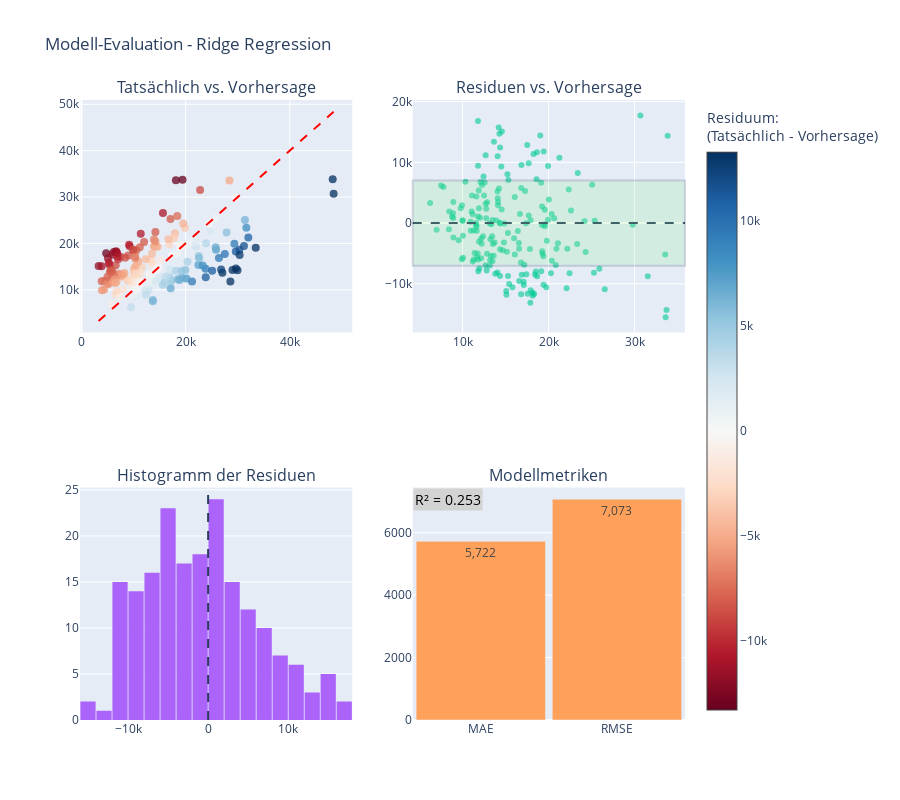

The notebook cell this image was saved under:
### Code cell
from plotly.subplots import make_subplots

residuum  = (y_test - y_pred_basic).to_numpy() 
abs_resid = np.abs(residuum)
vmax = np.quantile(abs_resid, 0.95)
sigma_residuum = residuum.std()

# Plotly-Subplots erstellen (2 Reihen, 2 Spalten):
fig = make_subplots(
    rows=2, cols=2,
    subplot_titles=(
        "Tatsächlich vs. Vorhersage",
        "Residuen vs. Vorhersage",
        "Histogramm der Residuen",
        "Modellmetriken"
    )
)

# Tatsächlich vs. Vorhersage
fig.add_trace(
    go.Scatter(
        x=y_test, y=y_pred_basic,
        mode="markers",
        name="Vorhersagen",
        marker=dict(
            size=8,
            opacity=0.75,
            color=residuum,     
            colorscale="RdBu",
            cmin=-vmax,
            cmax=vmax,
            colorbar=dict(
                title=dict(
                    text="Residuum: <br>(Tatsächlich - Vorhersage)"
                )
            )
        ),
        hovertemplate=(
            "Tatsächlich: %{x:.0f} €<br>"
            "Vorhersage: %{y:.0f} €<br>"
            "Residuum: %{marker.color:.0f} €<extra></extra>"
        )
    ),
    row=1, col=1
)
# Ideal-Linie:
lims = [min(y_test.min(), y_pred_basic.min()), max(y_test.max(), y_pred_basic.max())]
fig.add_trace(
    go.Scatter(
        x=lims, y=lims,
        mode="lines",
        name="Ideal",
        line=dict(dash="dash", color="red")
    ),
    row=1, col=1
)

# Residuen vs. Vorhersage:
fig.add_trace(
    go.Scatter(
        x=y_pred_basic, y=residuum,
        mode="markers",
        name="Residuen",
        marker=dict(size=6, opacity=0.6)
    ),
    row=1, col=2
)
fig.add_hline(y=0, line_dash="dash", row=1, col=2)
fig.add_hrect(y0=-sigma_residuum, y1=sigma_residuum, fillcolor="lightgreen", opacity=0.2, row=1, col=2)

# Histogramm der Residuen:
fig.add_trace(
    go.Histogram(
        x=residuum,
        nbinsx=30,
        name="Residuen",
    ),
    row=2, col=1
)
fig.add_vline(x=0, line_dash="dash", row=2, col=1)

# Metriken Balkendiagramm:
metrics = ["MAE", "RMSE"]
values = [mae, rmse]
fig.add_trace(
    go.Bar(
        x=metrics,
        y=values,
        text=[f"{v:,.0f}" for v in values],
        textposition="auto",
        name="Fehler"
    ),
    row=2, col=2
)
# R² als Annotation hinzufügen:
fig.add_annotation(
    text=f"R² = {r2:.3f}",
    xref="x domain", yref="y domain",
    x=0, y=1, showarrow=False,
    font=dict(size=14, color="black"),
    bgcolor="lightgray",
    row=2, col=2
)

# Layout anpassen
fig.update_layout(
    height=800, width=900,
    showlegend=False,
    title_text="Modell-Evaluation - Ridge Regression",
    bargap=0.05
)

fig

### Figure 1 — Plotly figure (JSON) as saved in the notebook; plotly's stock layout.template omitted (floating-point values rounded to 4 significant figures; data arrays with more than 128 entries replaced by an {"elided": "..."} marker saying what was removed)
{"data": [{"hovertemplate": "Tatsächlich: %{x:.0f} €<br>Vorhersage: %{y:.0f} €<br>Residuum: %{marker.color:.0f} €<extra></extra>", "marker": {"cmax": 13280.0, "cmin": -13280.0, "color": {"elided": "190 float values"}, "colorbar": {"title": {"text": "Residuum: <br>(Tatsächlich - Vorhersage)"}}, "colorscale": [[0, "rgb(103,0,31)"], [0.1, "rgb(178,24,43)"], [0.2, "rgb(214,96,77)"], [0.3, "rgb(244,165,130)"], [0.4, "rgb(253,219,199)"], [0.5, "rgb(247,247,247)"], [0.6, "rgb(209,229,240)"], [0.7, "rgb(146,197,222)"], [0.8, "rgb(67,147,195)"], [0.9, "rgb(33,102,172)"], [1, "rgb(5,48,97)"]], "opacity": 0.75, "size": 8}, "mode": "markers", "name": "Vorhersagen", "type": "scatter", "x": {"elided": "190 float values"}, "xaxis": "x", "y": {"elided": "190 float values"}, "yaxis": "y"}, {"line": {"color": "red", "dash": "dash"}, "mode": "lines", "name": "Ideal", "type": "scatter", "x": [3300, 48419], "xaxis": "x", "y": [3300, 48419], "yaxis": "y"}, {"marker": {"opacity": 0.6, "size": 6}, "mode": "markers", "name": "Residuen", "type": "scatter", "x": {"elided": "190 float values"}, "xaxis": "x2", "y": {"elided": "190 float values"}, "yaxis": "y2"}, {"name": "Residuen", "nbinsx": 30, "type": "histogram", "x": {"elided": "190 float values"}, "xaxis": "x3", "yaxis": "y3"}, {"name": "Fehler", "text": ["5,722", "7,073"], "textposition": "auto", "type": "bar", "x": ["MAE", "RMSE"], "xaxis": "x4", "y": [5722.0, 7073.0], "yaxis": "y4"}], "layout": {"annotations": [{"font": {"size": 16}, "showarrow": false, "text": "Tatsächlich vs. Vorhersage", "x": 0.225, "xanchor": "center", "xref": "paper", "y": 1, "yanchor": "bottom", "yref": "paper"}, {"font": {"size": 16}, "showarrow": false, "text": "Residuen vs. Vorhersage", "x": 0.775, "xanchor": "center", "xref": "paper", "y": 1, "yanchor": "bottom", "yref": "paper"}, {"font": {"size": 16}, "showarrow": false, "text": "Histogramm der Residuen", "x": 0.225, "xanchor": "center", "xref": "paper", "y": 0.375, "yanchor": "bottom", "yref": "paper"}, {"font": {"size": 16}, "showarrow": false, "text": "Modellmetriken", "x": 0.775, "xanchor": "center", "xref": "paper", "y": 0.375, "yanchor": "bottom", "yref": "paper"}, {"bgcolor": "lightgray", "font": {"color": "black", "size": 14}, "showarrow": false, "text": "R² = 0.253", "x": 0, "xref": "x4 domain", "y": 1, "yref": "y4 domain"}], "bargap": 0.05, "height": 800, "shapes": [{"line": {"dash": "dash"}, "type": "line", "x0": 0, "x1": 1, "xref": "x2 domain", "y0": 0, "y1": 0, "yref": "y2"}, {"fillcolor": "lightgreen", "opacity": 0.2, "type": "rect", "x0": 0, "x1": 1, "xref": "x2 domain", "y0": -7031.0, "y1": 7031.0, "yref": "y2"}, {"line": {"dash": "dash"}, "type": "line", "x0": 0, "x1": 0, "xref": "x3", "y0": 0, "y1": 1, "yref": "y3 domain"}], "showlegend": false, "title": {"text": "Modell-Evaluation - Ridge Regression"}, "width": 900, "xaxis": {"anchor": "y", "domain": [0, 0.45]}, "xaxis2": {"anchor": "y2", "domain": [0.55, 1]}, "xaxis3": {"anchor": "y3", "domain": [0, 0.45]}, "xaxis4": {"anchor": "y4", "domain": [0.55, 1]}, "yaxis": {"anchor": "x", "domain": [0.625, 1]}, "yaxis2": {"anchor": "x2", "domain": [0.625, 1]}, "yaxis3": {"anchor": "x3", "domain": [0, 0.375]}, "yaxis4": {"anchor": "x4", "domain": [0, 0.375]}}}
